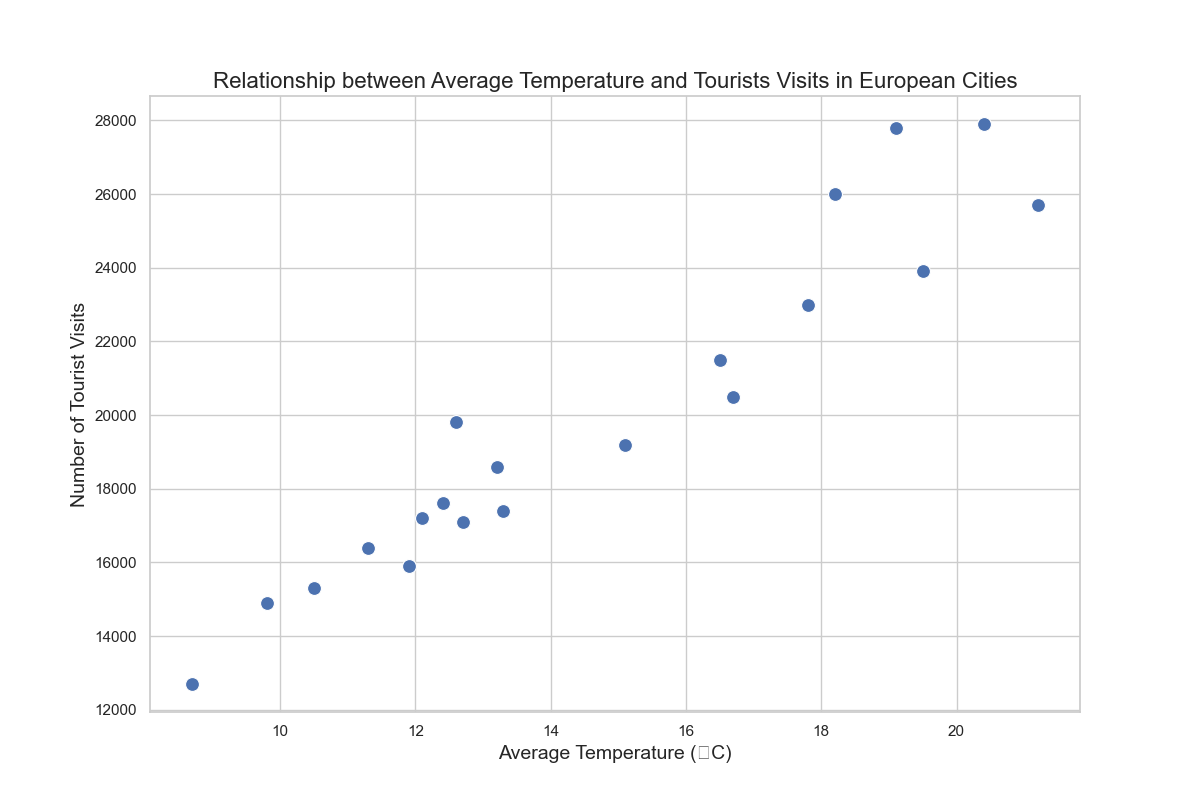

This figure's Python source:

import seaborn as sns
import pandas as pd
import matplotlib.pyplot as plt

# Constructing DataFrame from the table data.
data = {
    'City': ['London', 'Paris', 'Rome', 'Berlin', 'Madrid', 'Amsterdam', 'Prague', 
             'Vienna', 'Venice', 'Barcelona', 'Lisbon', 'Athens',
             'Dublin', 'Oslo', 'Stockholm', 'Helsinki', 'Copenhagen', 
             'Budapest', 'Warsaw', 'Istanbul'],
    'AverageTemperature': [15.1, 16.5, 20.4, 13.2, 17.8, 12.6, 12.4, 12.1, 16.7, 18.2, 
                           19.5, 21.2, 11.3, 9.8, 10.5, 8.7, 11.9, 13.3, 12.7, 19.1],
    'TouristVisits': [19200, 21500, 27900, 18600, 23000, 19800, 17600, 17200, 20500, 
                      26000, 23900, 25700, 16400, 14900, 15300, 12700,
                      15900, 17400, 17100, 27800]
}

df = pd.DataFrame(data)

# Create a scatterplot.
plt.figure(figsize=(12, 8))
sns.scatterplot(data=df, x='AverageTemperature', y='TouristVisits', 
                palette=['#FF6347', '#4682B4'], 
                s=100)  # s is the marker size

# Add chart title and labels
plt.title('Relationship between Average Temperature and Tourists Visits in European Cities', fontsize=16)
plt.xlabel('Average Temperature (°C)', fontsize=14)
plt.ylabel('Number of Tourist Visits', fontsize=14)

# Show the plot
plt.show()
